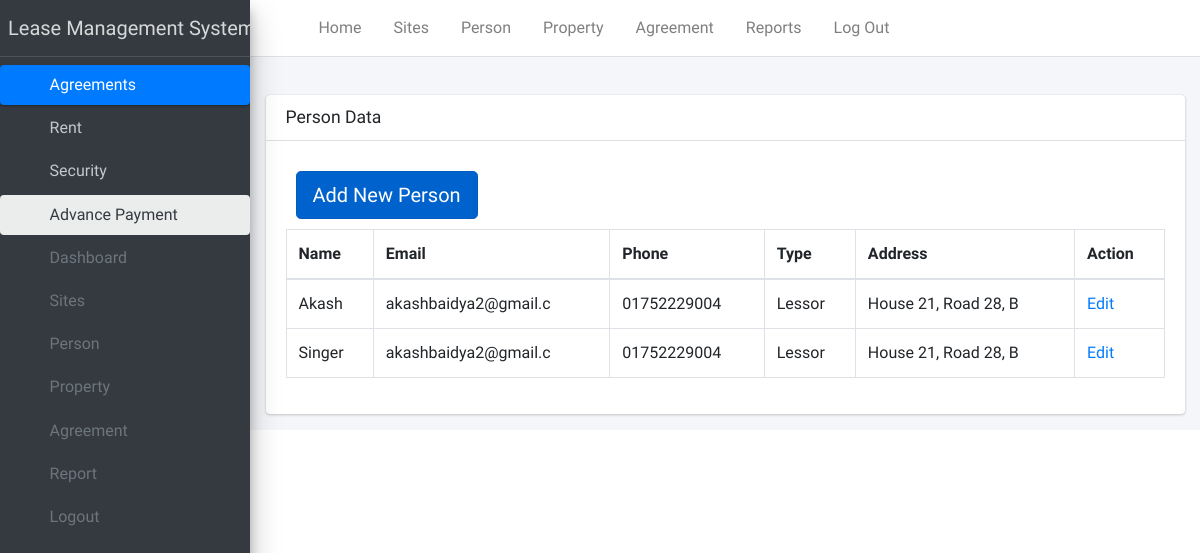
Before: /person/ with the older database file.
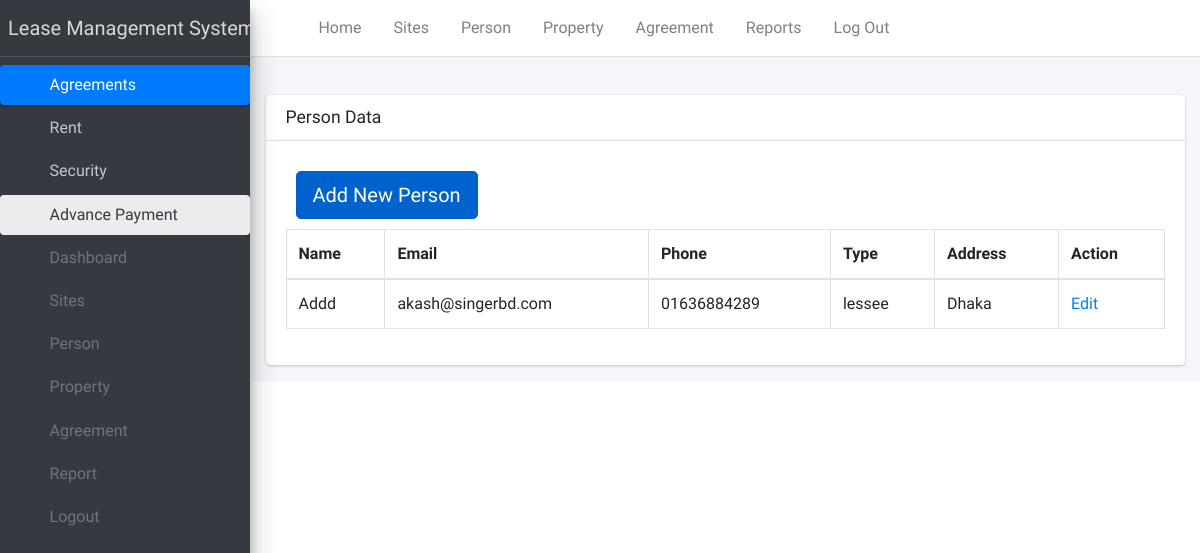
After: the same page with the newer database file.
### agreement/models.py (models this page shows, shortened)
class Person(models.Model):
    name=models.CharField(max_length=100)
    person_type=models.CharField(max_length=30,choices=[
        ('organization', 'organization'),
        ('person', 'person')])
    type=models.CharField(max_length=30,
    choices=[
        ('lessee', 'lessee'),
        ('lessor', 'lessor'),
        ('witness', 'witness')])
    nid=models.CharField(max_length=20)
    email=models.CharField(max_length=40)
    phone=models.CharField(max_length=20)
    address=models.CharField(max_length=450)
    hasbankinfo=models.CharField(max_length=50)
    sis_supplier_code=models.CharField(max_length=50,blank=True)
    name_of_dealing_person=models.CharField(max_length=50,blank=True)
    phone_number_of_dealing_person=models.CharField(max_length=50,blank=True)
    email_of_dealing_person=models.EmailField(max_length=30,blank=True)
    relationship=models.CharField(max_length=30,blank=True)

### rentmanagement/views.py (the view)
# urls.py: path('person/',person_view,name='person_view'),
def person_view(request):
    all_person = Person.objects.all()
    return render(request, 'agreement/person_result.html', {'all_person': all_person})

### templates/agreement/person_result.html (shortened to what this page needs)
{% extends 'agreement/basefile.html' %}
{% block content %}
<section class="content">
  <div class="row">
    <div class="col-12">
      <div class="card">
        <div class="card-header">
          <h3 class="card-title">Person Data</h3>
        </div>
        <div class="card-body">
          <div id="example2_wrapper" class="dataTables_wrapper dt-bootstrap4">
            <div class="row">
              <div class="col-sm-12 col-md-6">
                <a href="{%url 'person_input_view' %}"  style="margin: 10px" class="btn btn-primary btn-lg active" role="button" aria-pressed="true">Add New Person</a>
              </div>
              <div class="col-sm-12 col-md-6">
              </div>
            </div>
            <div class="row">
              <div class="col-sm-12">
                <table id="example2" class="table table-bordered table-hover dataTable" role="grid" aria-describedby="example2_info">
                  <thead>
                    <tr role="row">
                      <th class="sorting_asc" tabindex="0" aria-controls="example2" rowspan="1" colspan="1" aria-sort="ascending" aria-label="Rendering engine: activate to sort column descending">Name</th>
                      <th class="sorting" tabindex="0" aria-controls="example2" rowspan="1" colspan="1" aria-label="Browser: activate to sort column ascending">Email</th>
                      <th class="sorting" tabindex="0" aria-controls="example2" rowspan="1" colspan="1" aria-label="Platform(s): activate to sort column ascending">Phone</th>
                      <th class="sorting" tabindex="0" aria-controls="example2" rowspan="1" colspan="1" aria-label="Engine version: activate to sort column ascending">Type</th>
                      <th class="sorting" tabindex="0" aria-controls="example2" rowspan="1" colspan="1" aria-label="CSS grade: activate to sort column ascending">Address</th>
                      <th class="sorting" tabindex="0" aria-controls="example2" rowspan="1" colspan="1" aria-label="CSS grade: activate to sort column ascending">Action</th>
                    </tr>
                  </thead>
                  <tbody>
                    {% for person in all_person %}
                    <tr>
                      <td>{{ person.name }}</td>
                      <td>{{ person.email }}</td>
                      <td>{{ person.phone }}</td>
                      <td>{{ person.type }}</td>
                      <td>{{ person.address }}</td>
                      <td><a href="/person_edit_view/{{ person.id }}/" >Edit</a></td>
                    </tr>
                    {% endfor %}
                  </tbody>
                </table>
              </div>
            </div>
          </div>
        </div>
      </div>
    </div>
  </div>
</section>
{% endblock %}

Changed rows visible on the page:
removed Person: name "Singer", email "akashbaidya2@gmail.c", phone "01752229004", type "Lessor", address "House 21, Road 28, B"
changed Person: name "Akash" → "Addd"; email "akashbaidya2@gmail.c" → "akash@singerbd.com"; phone "01752229004" → "01636884289"; type "Lessor" → "lessee"; address "House 21, Road 28, B" → "Dhaka"
